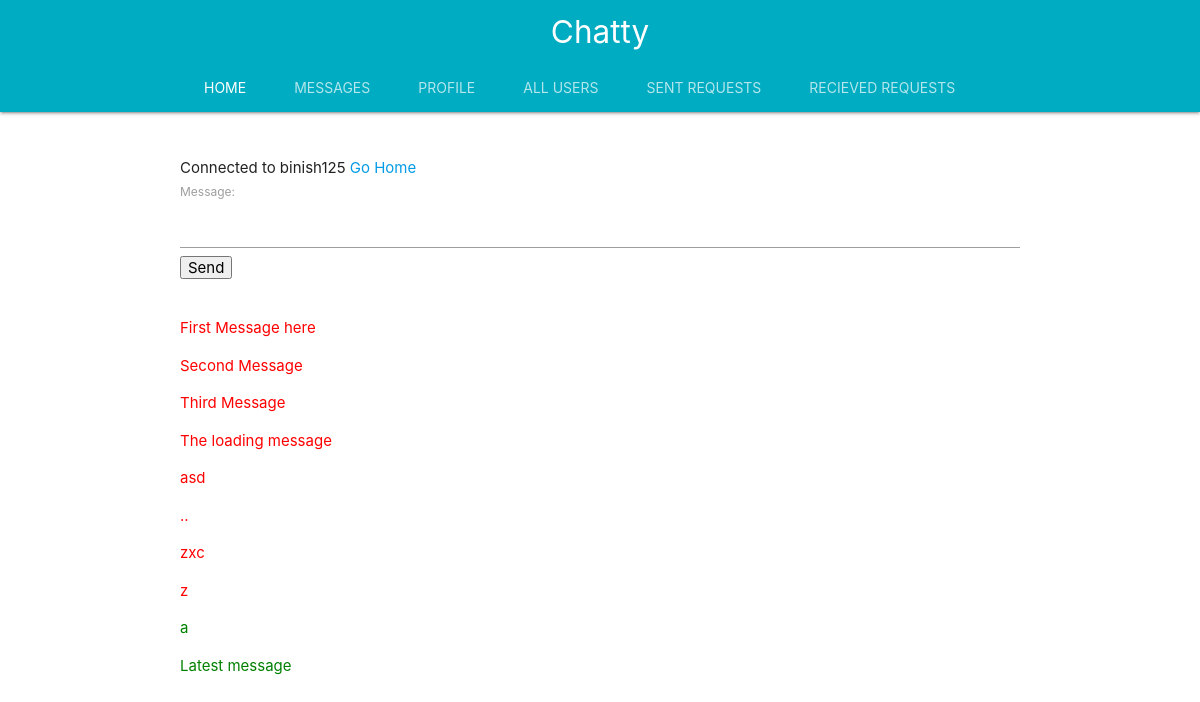
/message/1 (signed in), run on the app's committed database.
### chat/models.py (models this page shows, shortened)
class chat(models.Model):
	message=models.CharField(max_length=500)
	message_to=models.ForeignKey(settings.AUTH_USER_MODEL,on_delete=models.CASCADE,related_name='message_to')
	message_from=models.ForeignKey(settings.AUTH_USER_MODEL,on_delete=models.CASCADE,related_name='message_from')
	send_date=models.DateTimeField(auto_now_add=True)

### chat/views.py (the view)
# urls.py: path('<int:id>',views.showMessage,name='show_message'),
def showMessage(request,id):
	messages=''
	to_user=get_object_or_404(User,id=id)
	form=ChatForm()
	if(to_user==request.user):
		message="Chatting with yourself huh !!"
	else:
		to_user_profile=get_object_or_404(Profile,user=to_user)
		request_user_profile=Profile.objects.get(user=request.user)
		if(request_user_profile.friends.filter(user=to_user).first()):
			status=True
			message="Connected to " + to_user.username
			messages = chat.objects.filter(message_to=request.user,message_from=to_user) | chat.objects.filter(message_to=to_user,message_from=request.user)
			messages.order_by('pk')
		else:
			status=False
			message="Connection terminated , You are not friends with " + to_user.username
	context={
		'messages':messages,
		'reciever_id':id,
		'status':status,
		'message': message,
		'form':form,
	}
	return render(request,'chat/message.html',context)

### chat/forms.py
class ChatForm(forms.ModelForm):
	class Meta:
		model=chat
		fields=['message']

### chat/templates/chat/message.html (shortened to what this page needs)
{% extends 'accounts/base.html' %}
{% load static %}
{% block content %}
	{% if message %}
		{{message}}
	{% endif %}
<a href="{% url 'accounts:index' %}">Go Home</a>
{% if status %}
<form method="GET" action="{% url 'chat:send_message' reciever_id %}" id='msgForm'>
	{{form}}
	<input type="Submit" value="Send">
</form>
<br>
<div id='msgBlock' get_msg_action="{% url 'chat:get_message' reciever_id %}">
{% if messages %}
	{% for msg in messages %}
		{% if msg.message_to == request.user%}
			<p style="color: red">{{msg.message}}</p>
		{% else %}
			<p style="color:green">{{msg.message}}</p>
		{% endif%}
	{% endfor %}
{% else %}
	Start an conversation now
{% endif %}
</div>
{% endif %}
{% endblock %}

### data on the page
chat: message "First Message here"
chat: message "Second Message"
chat: message "Third Message"
chat: message "The loading message"
chat: message "asd"
chat: message ".."
chat: message "zxc"
chat: message "z"
chat: message "a"
chat: message "Latest message"

### other printed values
{{ message }} "Connected to binish125"
